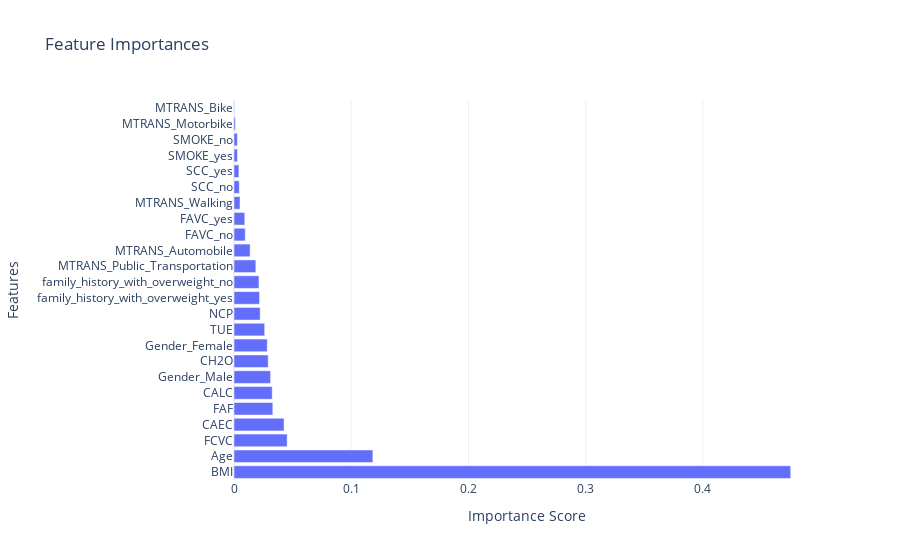

This figure's notebook cell:
### Code cell
X=transformed_df.drop('Classes',axis=1)
y=transformed_df['Classes']
#split the data
X_train, X_test, y_train, y_test = train_test_split(X, y, test_size=0.2, random_state=42)
# Split the data
X_train, X_test, y_train, y_test = train_test_split(X, y, test_size=0.2, random_state=42)

# Train Random Forest
clf = RandomForestClassifier(n_estimators=100, random_state=42)
clf.fit(X_train, y_train)

# Get feature importance
importances = clf.feature_importances_
indices = np.argsort(importances)[::-1]





# Create a DataFrame for the feature importances
feature_imp_df = pd.DataFrame({
    'Features': X_train.columns[indices],
    'Importance': importances[indices]
})

# Create the plotly bar chart
fig = px.bar(feature_imp_df, 
             x='Importance', 
             y='Features', 
             orientation='h', 
             title="Feature Importances",
             labels={'Importance': 'Importance Score', 'Features': 'Features'},
             template="plotly_white")

# Show the figure
fig.show()

### Figure 1 — Plotly figure (JSON) as saved in the notebook; plotly's stock layout.template omitted (floating-point values rounded to 4 significant figures)
{"data": [{"alignmentgroup": "True", "hovertemplate": "Importance Score=%{x}<br>Features=%{y}<extra></extra>", "legendgroup": "", "marker": {"color": "#636efa", "pattern": {"shape": ""}}, "name": "", "offsetgroup": "", "orientation": "h", "showlegend": false, "textposition": "auto", "type": "bar", "x": [0.4749, 0.1185, 0.04535, 0.04272, 0.03312, 0.03261, 0.03121, 0.02918, 0.02837, 0.02619, 0.02231, 0.02181, 0.02132, 0.01864, 0.01374, 0.009595, 0.009223, 0.005124, 0.004509, 0.004182, 0.002987, 0.002907, 0.001225, 0.0003407], "xaxis": "x", "y": ["BMI", "Age", "FCVC", "CAEC", "FAF", "CALC", "Gender_Male", "CH2O", "Gender_Female", "TUE", "NCP", "family_history_with_overweight_yes", "family_history_with_overweight_no", "MTRANS_Public_Transportation", "MTRANS_Automobile", "FAVC_no", "FAVC_yes", "MTRANS_Walking", "SCC_no", "SCC_yes", "SMOKE_yes", "SMOKE_no", "MTRANS_Motorbike", "MTRANS_Bike"], "yaxis": "y"}], "layout": {"barmode": "relative", "legend": {"tracegroupgap": 0}, "title": {"text": "Feature Importances"}, "xaxis": {"anchor": "y", "domain": [0, 1], "title": {"text": "Importance Score"}}, "yaxis": {"anchor": "x", "domain": [0, 1], "title": {"text": "Features"}}}}
